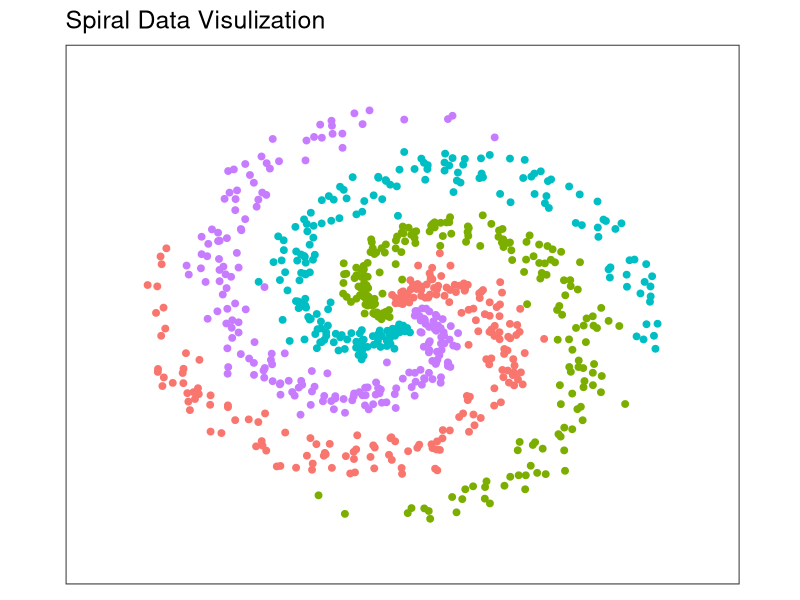
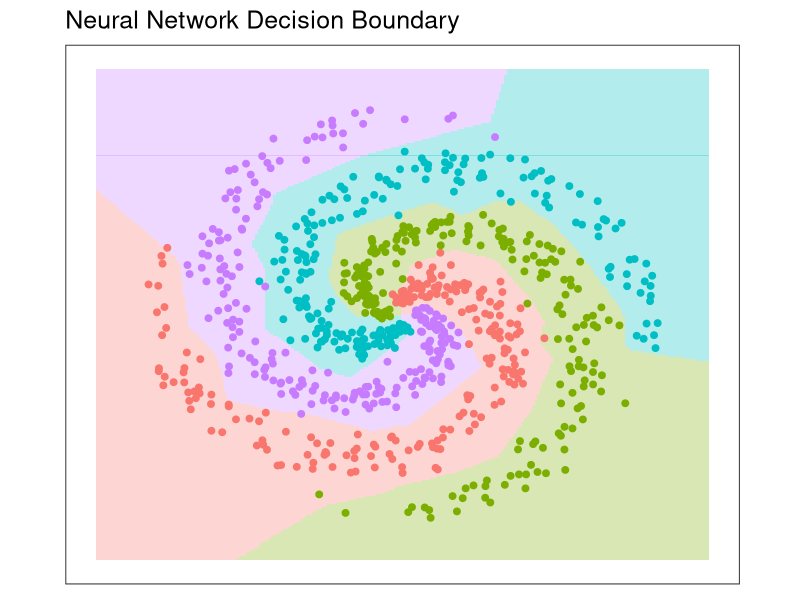

Here is the R script that generated these plots, in order:
library(ggplot2)
library(caret)
 
N <- 200 # number of points per class
D <- 2 # dimensionality
K <- 4 # number of classes
X <- data.frame() # data matrix (each row = single example)
y <- data.frame() # class labels
 
set.seed(308)
 
for (j in (1:K)){
  r <- seq(0.05,1,length.out = N) # radius
  t <- seq((j-1)*4.7,j*4.7, length.out = N) + rnorm(N, sd = 0.3) # theta
  Xtemp <- data.frame(x =r*sin(t) , y = r*cos(t)) 
  ytemp <- data.frame(matrix(j, N, 1))
  X <- rbind(X, Xtemp)
  y <- rbind(y, ytemp)
}
 
data <- cbind(X,y)
colnames(data) <- c(colnames(X), 'label')

x_min <- min(X[,1])-0.2; x_max <- max(X[,1])+0.2
y_min <- min(X[,2])-0.2; y_max <- max(X[,2])+0.2
 
# lets visualize the data:
ggplot(data) + geom_point(aes(x=x, y=y, color = as.character(label)), size = 2) + theme_bw(base_size = 15) +
  xlim(x_min, x_max) + ylim(y_min, y_max) +
  ggtitle('Spiral Data Visulization') +
  coord_fixed(ratio = 0.8) +
  theme(axis.ticks=element_blank(), panel.grid.major = element_blank(), panel.grid.minor = element_blank(), 
        axis.text=element_blank(), axis.title=element_blank(), legend.position = 'none')
        
X <- as.matrix(X)
Y <- matrix(0, N*K, K)
 
for (i in 1:(N*K)){
  Y[i, y[i,]] <- 1
}

# %*% dot product, * element wise product
nnet <- function(X, Y, step_size = 0.5, reg = 0.001, h = 10, niteration){
  # get dim of input
  N <- nrow(X) # number of examples
  K <- ncol(Y) # number of classes
  D <- ncol(X) # dimensionality
 
  # initialize parameters randomly
  W <- 0.01 * matrix(rnorm(D*h), nrow = D)
  b <- matrix(0, nrow = 1, ncol = h)
  W2 <- 0.01 * matrix(rnorm(h*K), nrow = h)
  b2 <- matrix(0, nrow = 1, ncol = K)
 
  # gradient descent loop to update weight and bias
  for (i in 0:niteration){
    # hidden layer, ReLU activation
    hidden_layer <- pmax(0, X%*% W + matrix(rep(b,N), nrow = N, byrow = T))
    hidden_layer <- matrix(hidden_layer, nrow = N)
    # class score
    scores <- hidden_layer%*%W2 + matrix(rep(b2,N), nrow = N, byrow = T)
 
    # compute and normalize class probabilities
    exp_scores <- exp(scores)
    probs <- exp_scores / rowSums(exp_scores)
 
    # compute the loss: sofmax and regularization
    corect_logprobs <- -log(probs)
    data_loss <- sum(corect_logprobs*Y)/N
    reg_loss <- 0.5*reg*sum(W*W) + 0.5*reg*sum(W2*W2)
    loss <- data_loss + reg_loss
    # check progress
    if (i%%1000 == 0 | i == niteration){
      print(paste("iteration", i,': loss', loss))}
 
    # compute the gradient on scores
    dscores <- probs-Y
    dscores <- dscores/N
 
    # backpropate the gradient to the parameters
    dW2 <- t(hidden_layer)%*%dscores
    db2 <- colSums(dscores)
    # next backprop into hidden layer
    dhidden <- dscores%*%t(W2)
    # backprop the ReLU non-linearity
    dhidden[hidden_layer <= 0] <- 0
    # finally into W,b
    dW <- t(X)%*%dhidden
    db <- colSums(dhidden)
 
    # add regularization gradient contribution
    dW2 <- dW2 + reg *W2
    dW <- dW + reg *W
 
    # update parameter 
    W <- W-step_size*dW
    b <- b-step_size*db
    W2 <- W2-step_size*dW2
    b2 <- b2-step_size*db2
  }
  return(list(W, b, W2, b2))
}

nnetPred <- function(X, para = list()){
  W <- para[[1]]
  b <- para[[2]]
  W2 <- para[[3]]
  b2 <- para[[4]]
 
  N <- nrow(X)
  hidden_layer <- pmax(0, X%*% W + matrix(rep(b,N), nrow = N, byrow = T)) 
  hidden_layer <- matrix(hidden_layer, nrow = N)
  scores <- hidden_layer%*%W2 + matrix(rep(b2,N), nrow = N, byrow = T) 
  predicted_class <- apply(scores, 1, which.max)
 
  return(predicted_class)  
}
 
nnet.model <- nnet(X, Y, step_size = 0.4,reg = 0.0002, h=50, niteration = 6000)
## [1] "iteration 0 : loss 1.38628868932674"
## [1] "iteration 1000 : loss 0.967921639616882"
## [1] "iteration 2000 : loss 0.448881467342854"
## [1] "iteration 3000 : loss 0.293036646147359"
## [1] "iteration 4000 : loss 0.244380009480792"
## [1] "iteration 5000 : loss 0.225211501612035"
## [1] "iteration 6000 : loss 0.218468573259166"
predicted_class <- nnetPred(X, nnet.model)
print(paste('training accuracy:',mean(predicted_class == (y))))
## [1] "training accuracy: 0.96375"

# plot the resulting classifier
hs <- 0.01
grid <- as.matrix(expand.grid(seq(x_min, x_max, by = hs), seq(y_min, y_max, by =hs)))
Z <- nnetPred(grid, nnet.model)
 
ggplot()+
  geom_tile(aes(x = grid[,1],y = grid[,2],fill=as.character(Z)), alpha = 0.3, show.legend = F)+ 
  geom_point(data = data, aes(x=x, y=y, color = as.character(label)), size = 2) + theme_bw(base_size = 15) +
  ggtitle('Neural Network Decision Boundary') +
  coord_fixed(ratio = 0.8) + 
  theme(axis.ticks=element_blank(), panel.grid.major = element_blank(), panel.grid.minor = element_blank(), 
        axis.text=element_blank(), axis.title=element_blank(), legend.position = 'none')